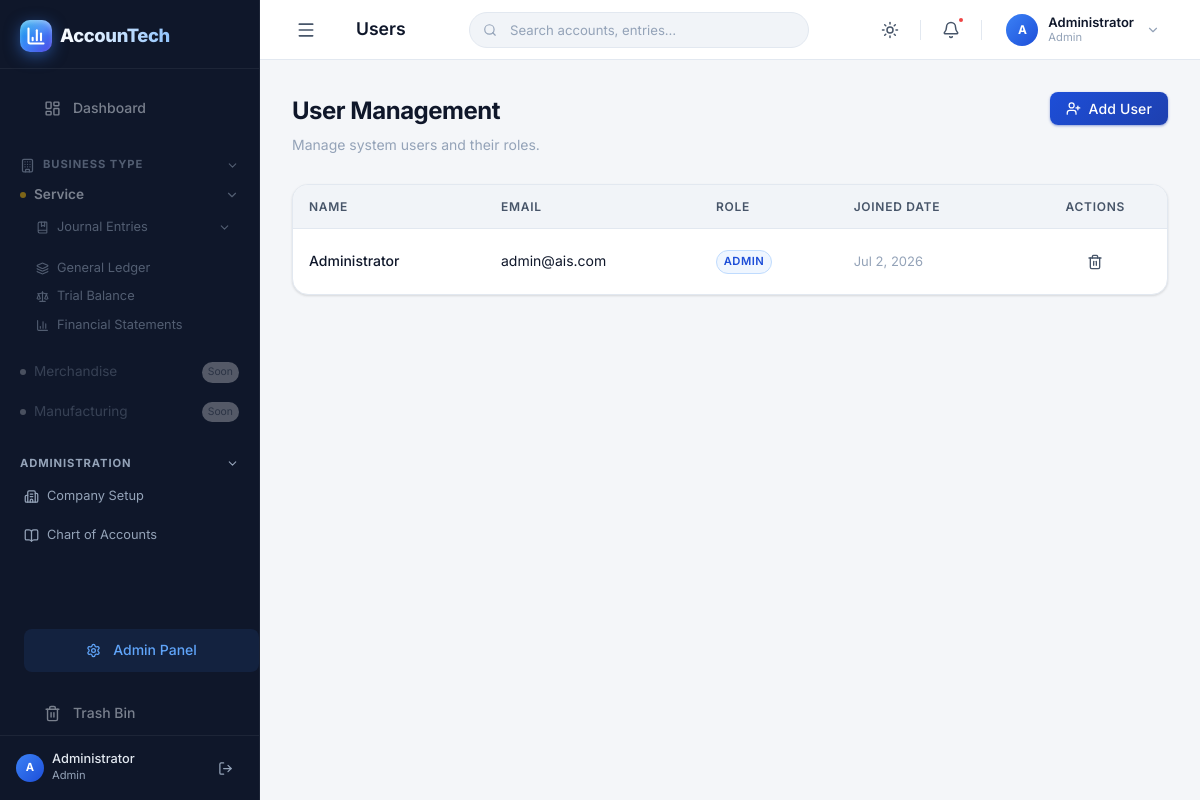
The page /admin/users.php (signed in) on the database its author committed.
### tables this page shows
CREATE TABLE IF NOT EXISTS `users` (
    `id` INT AUTO_INCREMENT PRIMARY KEY,
    `name` VARCHAR(100) NOT NULL,
    `email` VARCHAR(150) NOT NULL UNIQUE,
    `password` VARCHAR(255) NOT NULL,
    `role` ENUM('Admin','Instructor','Student') NOT NULL DEFAULT 'Student',
    `created_at` TIMESTAMP DEFAULT CURRENT_TIMESTAMP
);

### admin/users.php (the view, shortened to what this page needs)
<?php
require_once '../includes/header.php';
$db = get_db();
$res = $db->query("SELECT id, name, email, role, created_at FROM users ORDER BY name ASC");
$users = $res->fetch_all(MYSQLI_ASSOC);
?>
<div class="page-header">
    <div class="page-header-text">
        <h1 class="page-title">User Management</h1>
        <p class="page-subtitle">Manage system users and their roles.</p>
    </div>
    <button class="btn btn-primary" onclick="openModal()">
        <i data-lucide="user-plus" style="width:15px;height:15px;"></i> Add User
    </button>
</div>
<div class="card" style="padding: 0; overflow: hidden;">
    <div class="table-container">
        <table class="table">
            <thead>
                <tr>
                    <th>Name</th>
                    <th>Email</th>
                    <th>Role</th>
                    <th>Joined Date</th>
                    <th class="text-center">Actions</th>
                </tr>
            </thead>
            <tbody>
                <?php foreach ($users as $u): ?>
                <tr>
                    <td style="font-weight: 500;"><?= htmlspecialchars($u['name']) ?></td>
                    <td class="text-muted"><?= htmlspecialchars($u['email']) ?></td>
                    <td>
                        <span class="badge badge-<?= $u['role'] === 'Admin' ? 'primary' : 'neutral' ?>">
                            <?= htmlspecialchars($u['role']) ?>
                        </span>
                    </td>
                    <td style="font-size: 0.8125rem; color: var(--text-muted);"><?= date('M j, Y', strtotime($u['created_at'])) ?></td>
                    <td>
                        <div class="flex justify-center gap-2">
                            <?php if ($u['id'] !== $_SESSION['user_id']): ?>
                            <form method="POST" onsubmit="return confirm('Are you sure you want to delete this user?');">
                                <button type="submit" class="icon-btn text-danger" title="Delete User">
                                    <i data-lucide="trash-2" style="width:16px;height:16px;"></i>
                                </button>
                            </form>
                            <?php else: ?>
                            <span class="text-muted text-xs">Current User</span>
                            <?php endif; ?>
                        </div>
                    </td>
                </tr>
                <?php endforeach; ?>
            </tbody>
        </table>
    </div>
</div>
<?php require_once '../includes/footer.php'; ?>

### rows shown on the page
users: name "Administrator", email "admin@ais.com", role "ADMIN", created_at "Jul 2, 2026"

### other values the page prints
$bt "Service"
$bt "Merchandise"
$bt "Manufacturing"
$initials "A"
$userName "Administrator"
$userRole "Admin"
$pageTitle "Users"
